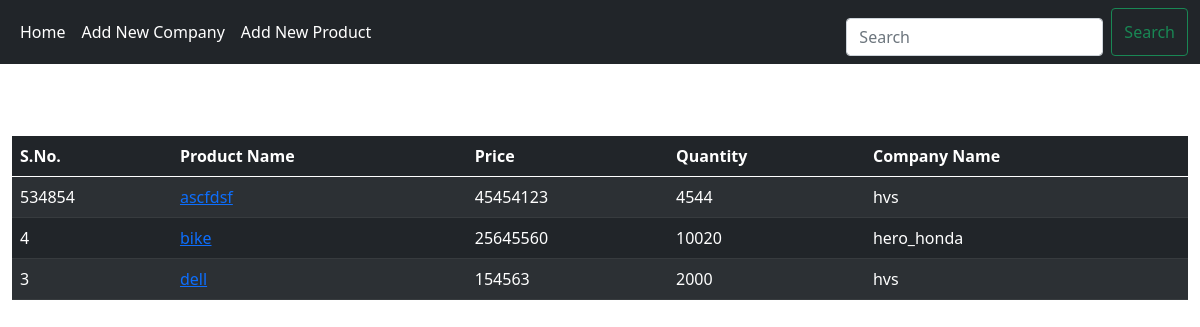
The page / on the database its author committed.
### tool/models.py (models this page shows, shortened)
class Product(models.Model):
    name = models.CharField(max_length=500,verbose_name="Name of Product",blank=True,null=True)
    serial_no = models.PositiveIntegerField(blank=True,null=True,verbose_name="Product Code")
    quantity = models.PositiveIntegerField(verbose_name="Quantitty",blank=True,null=True,default=0)
    price = models.PositiveIntegerField(verbose_name="Price",blank=True,null=True)
    disc = models.TextField(verbose_name="Description",blank=True,null=True)
    company = models.ForeignKey(Company,verbose_name="Company Name",on_delete=models.CASCADE)
    timestamp = models.DateTimeField(verbose_name="Product Added On",auto_now_add=True,blank=True,null=True)
    class Meta:
        ordering =["-timestamp"]

class Company(models.Model):
    name = models.CharField(max_length=100,verbose_name="Company Name",blank=True,null=True)
    code = models.CharField(max_length=10,verbose_name="Company Code",blank=True,null=True,unique=True)
    timestamp = models.DateTimeField(verbose_name="Created Date and Time",auto_now_add=True)
    class Meta:
        ordering =["-timestamp"]

### tool/views.py (the view)
# urls.py: 2. Add a URL to urlpatterns:  path('', views.home, name='home')
def home(request):
    context = {
        "products":Product.objects.all()
    }
    return render(request,"home.html",context)

### template/home.html (shortened to what this page needs)
{% extends "base.html" %}
{% load static %}
{% block content %}
  <div class="container-fluid" style="margin-top:2%;">
    <div class="mt-5 pt-4">
      </div>
    <table class="table table-dark table-striped">
            <thead>
              <tr>
                <th scope="col">S.No.</th>
                <th scope="col">Product Name</th>
                <th scope="col">Price</th>
                <th scope="col">Quantity</th>
                <th scope="col">Company Name</th>
              </tr>
            </thead>
            <tbody>
                {% for pro in products %}
              <tr>
                <td>{{pro.serial_no}}</td>
                <td><a href="detail/{{pro.pk}}/"> {{ pro.name }}</a></td>
                <td>{{ pro.price}}</td>
                <td>{{ pro.quantity}}</td>
                <td>{{ pro.company.name}}</td>
              </tr>
              {% endfor %}
            </tbody>
          </table>
  </div>
{% endblock content %}

### template/base.html (shortened to what this page needs)
<!doctype html>
<html lang="en">
  <head>
    <link href="https://cdn.jsdelivr.net/npm/bootstrap@5.0.2/dist/css/bootstrap.min.css" rel="stylesheet">
  </head>
  <body>
    <nav class="navbar navbar-expand-lg navbar-dark bg-dark">
      <div class="container-fluid">
        <div class="collapse navbar-collapse" id="navbarSupportedContent">
          <ul class="navbar-nav me-auto mb-2 mb-lg-0">
            <li class="nav-item">
              <a class="nav-link active" aria-current="page" href="#">Home</a>
            </li>
            <li class="nav-item">
              <a class="nav-link active" aria-current="page" data-bs-toggle="modal" data-bs-target="#exampleModal" href="#">Add New Company</a>
            </li>
            <li class="nav-item">
              <a class="nav-link active" aria-current="page" data-bs-toggle="modal" data-bs-target="#ProductModal" href="#">Add New Product </a>
            </li>
          </ul>
          <form class="d-flex">
            <input class="form-control me-2" type="search" placeholder="Search" aria-label="Search">
            <button class="btn btn-outline-success" type="submit">Search</button>
          </form>
        </div>
      </div>
    </nav>
    {% block content %}
    {% endblock content %}
  </body>
</html>

### template/modal.html (style rules this page uses)
.form-control { display: block; margin-top: 3%; width: 100%; padding: 0.375rem 0.75rem; font-size: 1rem; font-weight: 400; line-height: 1.5; color: #212529; background-color: #fff; background-clip: padding-box; border: 1px solid #ced4da; -webkit-appearance: none; -moz-appearance: none; appearance: none; border-radius: 0.25rem; transition: border-color .15s ease-in-out,box-shadow .15s ease-in-out; }

### template/product.html (style rules this page uses)
.form-control { display: block; margin-top: 3%; width: 100%; padding: 0.375rem 0.75rem; font-size: 1rem; font-weight: 400; line-height: 1.5; color: #212529; background-color: #fff; background-clip: padding-box; border: 1px solid #ced4da; -webkit-appearance: none; -moz-appearance: none; appearance: none; border-radius: 0.25rem; transition: border-color .15s ease-in-out,box-shadow .15s ease-in-out; }

### rows shown on the page
Product: serial_no "534854", name "ascfdsf", price "45454123", quantity "4544", company.name "hvs"
Product: serial_no "4", name "bike", price "25645560", quantity "10020", company.name "hero_honda"
Product: serial_no "3", name "dell", price "154563", quantity "2000", company.name "hvs"
